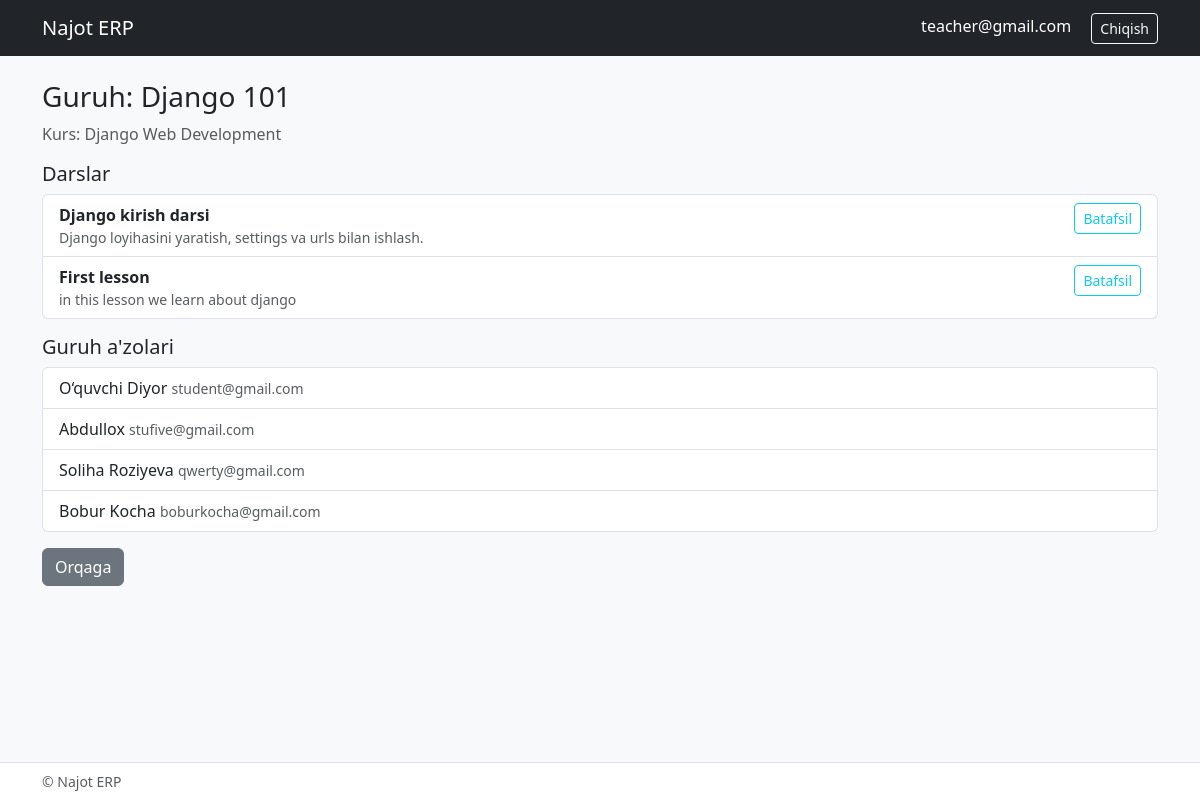
Before: /student/group/1/ (signed in) with the older database file.
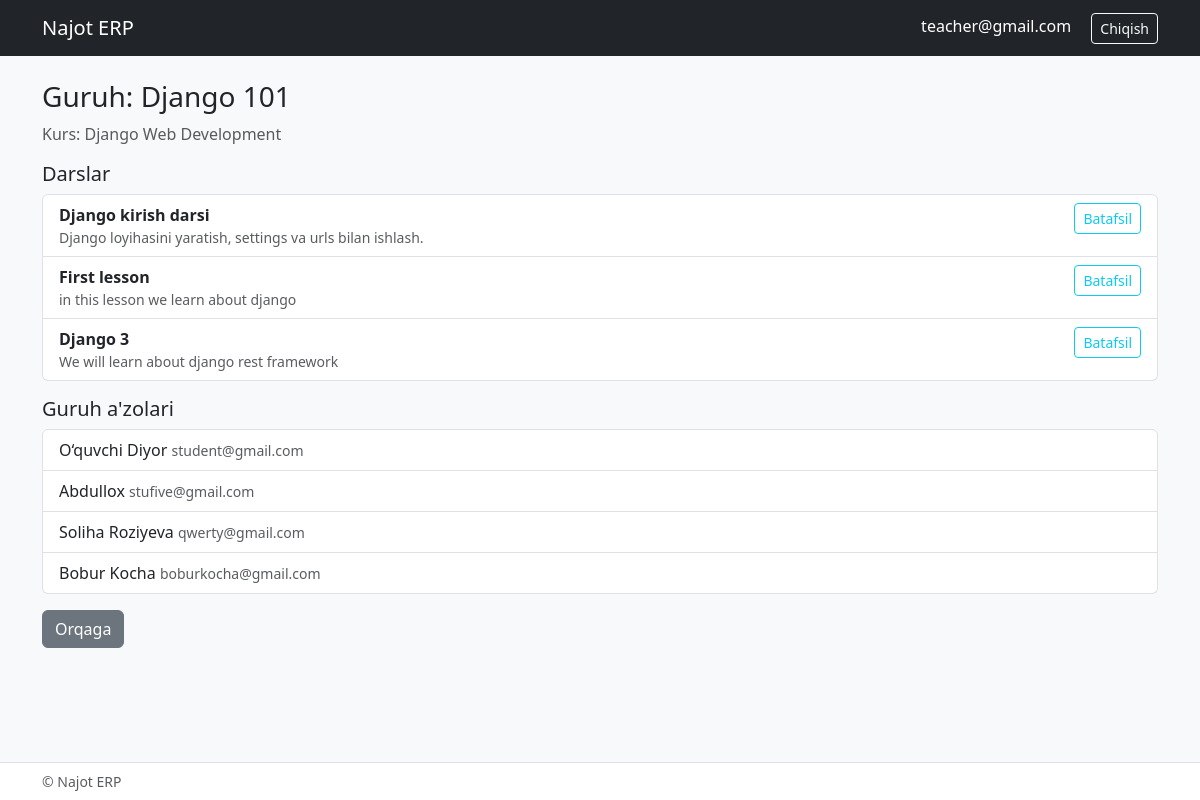
After: the same page with the newer database file.
### configapp/models/lesson_homework.py (models this page shows, shortened)
class Lesson(BaseModel):
    title = models.CharField(max_length=200)
    description = models.TextField(blank=True, null=True)
    group = models.ForeignKey(GroupStudent, on_delete=models.CASCADE, related_name='lessons')
    teacher = models.ForeignKey(Teacher, on_delete=models.CASCADE, related_name='lessons')
    homework = models.OneToOneField(Homework, on_delete=models.SET_NULL, blank=True, null=True, related_name='lesson')
    video_url = models.URLField(blank=True, null=True)
    file = models.FileField(upload_to='lessons/files/', blank=True, null=True)
    image = models.ImageField(upload_to='lessons/images/', blank=True, null=True)
    start_time = models.TimeField(blank=True, null=True)
    end_time = models.TimeField(blank=True, null=True)

### configapp/models/auth_student.py (models this page shows, shortened)
class Student(BaseModel):
    full_name = models.CharField(max_length=150)
    user = models.OneToOneField(User, on_delete=models.CASCADE)
    group = models.ManyToManyField(GroupStudent, related_name='get_group', blank=True)
    is_line = models.BooleanField(default=False)
    descriptions = models.TextField(blank=True, null=True)

### configapp/models/auth_user.py (models this page shows, shortened)
class User(AbstractBaseUser, PermissionsMixin):
    phone_regex = RegexValidator(
        regex=r'^\+9989\d{8}$',
        message="Telefon raqam +9989XXXXXXXX formatida bo‘lishi kerak"
    )
    phone_number = models.CharField(validators=[phone_regex], max_length=13, null=True, blank=True)
    email = models.EmailField(unique=True, null=True, blank=True)
    is_staff = models.BooleanField(default=False)
    is_admin = models.BooleanField(default=False)
    is_active = models.BooleanField(default=True)
    is_student = models.BooleanField(default=False)
    is_teacher = models.BooleanField(default=False)
    groups = models.ManyToManyField('auth.Group', related_name="custom_user_groups", blank=True)
    user_permissions = models.ManyToManyField('auth.Permission', related_name="custom_user_permissions", blank=True)
    objects = CustomUserManager()
    USERNAME_FIELD = "email"
    REQUIRED_FIELDS = []

### configapp/views.py (the view)
# urls.py: path('student/group/<int:pk>/', views.student_group_detail, name='student_group_detail'),
@login_required
def student_group_detail(request, pk):
    group = get_object_or_404(GroupStudent, id=pk)
    lessons = group.lessons.all() if hasattr(group, 'lessons') else []
    return render(request, 'student/group_detail.html', {
        'group': group,
        'lessons': lessons,
    })

### configapp/templates/student/group_detail.html (shortened to what this page needs)
{% extends 'base.html' %}
{% block content %}
<h3>Guruh: {{ group.title }}</h3>
<p class="text-muted">Kurs: {{ group.course.title }}</p>
<h5 class="mt-3">Darslar</h5>
{% if lessons %}
  <ul class="list-group mb-3">
    {% for l in lessons %}
      <li class="list-group-item d-flex justify-content-between">
        <div>
          <strong>{{ l.title }}</strong>
          <div class="small text-muted">{{ l.description|truncatechars:80 }}</div>
        </div>
        <div>
          <a href="{% url 'lesson_detail' l.id %}" class="btn btn-sm btn-outline-info">Batafsil</a>
        </div>
      </li>
    {% endfor %}
  </ul>
{% else %}
  <p class="text-muted">Guruhda darslar mavjud emas.</p>
{% endif %}
<h5>Guruh a'zolari</h5>
<ul class="list-group">
  {% for s in group.get_group.all %}
    <li class="list-group-item">{{ s.full_name }} <small class="text-muted">{{ s.user.email }}</small></li>
  {% empty %}
    <li class="list-group-item text-muted">A'zo yo'q</li>
  {% endfor %}
</ul>
<a href="{% url 'student_dashboard' %}" class="btn btn-secondary mt-3">Orqaga</a>
{% endblock %}

Changed rows visible on the page:
added Lesson: title "Django 3", description "We will learn about django rest framework"
